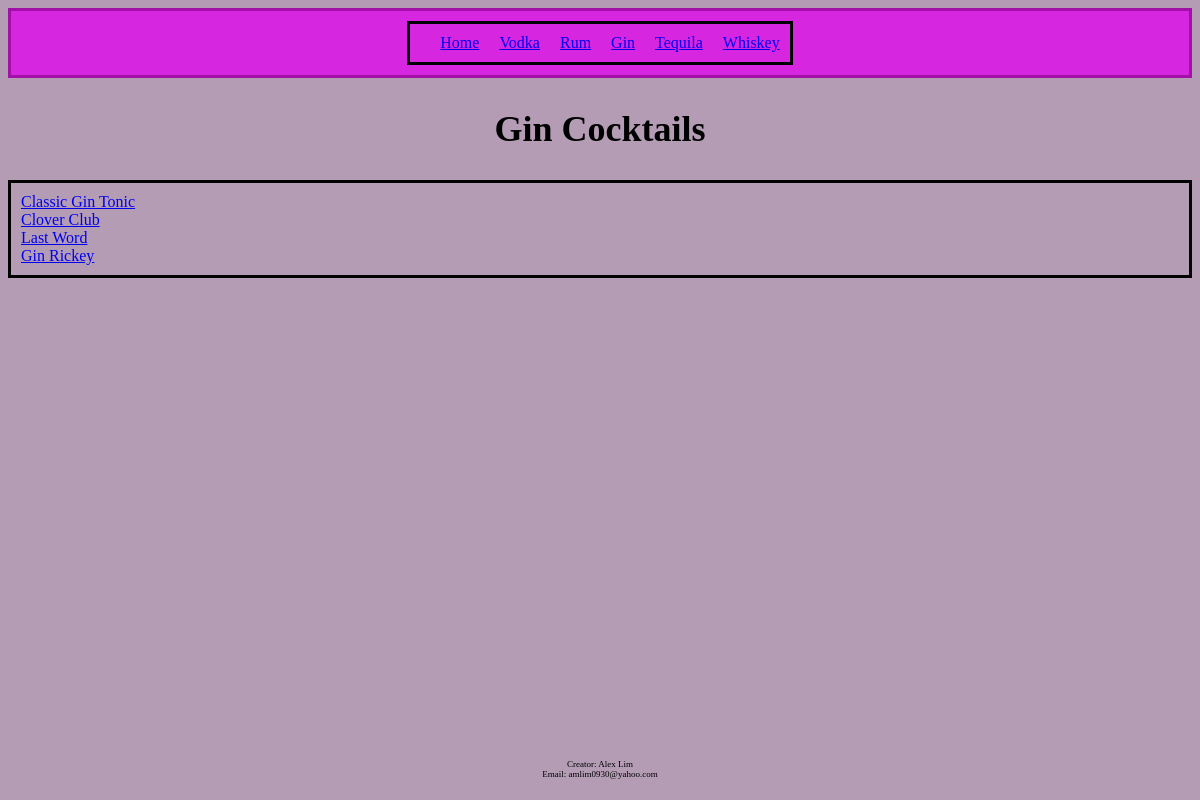
Screenshot of /gin/ with the database file from the repository.
### cocktail_book/models.py (models this page shows)
class Gin(models.Model):
    name = models.CharField(max_length=200)
    ingredients = models.TextField(max_length='1000', default='')
    instructions = models.TextField(max_length='1000', default='')
    notes = models.TextField(max_length='1000', default='')
    image = models.ImageField(upload_to='media/img/', default='')
    background = models.TextField(max_length='2000', default='')

### cocktail_book/views.py (the view)
# urls.py: path('gin/', views.gin_all, name="gin_all"),
def gin_all(request):
    gin_list = Gin.objects.all().values()
    template = loader.get_template('gin.html')
    context = {
        'gin_list': gin_list,
    }
    return HttpResponse(template.render(context, request))

### cocktail_book/templates/gin.html
{% extends 'base.html' %}
{% load static %}
{% block content %}
<section>
        <h1>Gin Cocktails</h1>
        <ul>
            {% for g in gin_list %}
                <li>
                    <a href="{% url 'gin_display' g.id %}">{{g.name}}</a>
                </li>
            {% endfor %}
        </ul>
</section>
{% endblock %}

### cocktail_book/productionfiles/style.css (style rules this page uses)
body { background-color: #b49cb5; font-family: Zapf Chancery, cursive; }
ul { border: solid black; padding: 10px; list-style-type: none; }
h1 { font-family: florence, cursive; font-size: 36px; font-weight:bold; color:black; text-align: center; }

### rows the page displays
Gin: name "Classic Gin Tonic"
Gin: name "Clover Club"
Gin: name "Last Word"
Gin: name "Gin Rickey"
